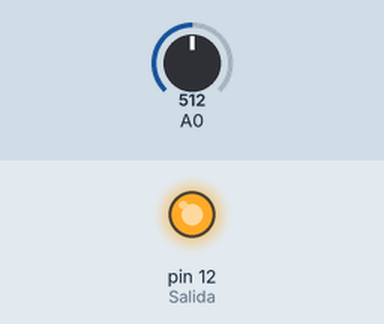
Recording of a sketch running on a simulated Arduino Uno, built with avr-gcc and run on an emulated ATmega328P. Shown: output pins drawn as LEDs (lit = HIGH). Inputs (shaded band) come from the test bench; at power-on: A0 = 512. What the sketch prints to the serial monitor is not drawn.

Above: at 6.0 s.
Timing chart, 0 to 16.5 s (numbered marks = the images above):
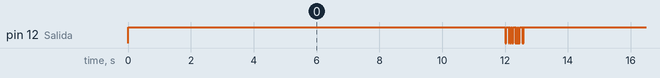

The sketch:

transmisor.ino
```cpp
#include "comunicacion.h"
#include <avr/io.h>
#include <avr/interrupt.h>


int estado=1;
int Salida=12;
int i=0,j=0,m=0,n=0,p=0;
uint32_t codificado;

comunicacion x;

void setup() {
  Serial.begin(9600);
  pinMode(Salida,OUTPUT);
  pinMode(A0,INPUT);
  cli();
  TCCR1A=0;
  TCCR1B=0;
  OCR1A=4999;//Para 20ms
  TCCR1B|=(1<<WGM12);
  TCCR1B|=(1<<CS11);
  TCCR1B|=(1<<CS10);
  TIMSK1|=(1<<OCIE1A);
  sei();
}

void loop(){

  if (p!=1){
  int sensorValue = analogRead(A0);
  // corvierte la lectura analoga (con una lectura analoga de 0 - 1023) a el valor de la temperatura en grados celcius:
  uint8_t temp = (100.0 * sensorValue * 4.84) / 1023;
  Serial.println(temp-1,BIN);
  codificado=x.codificar((temp-1));
    p=1;
    }

}

  ISR(TIMER1_COMPA_vect){
        if(i!=600){
            digitalWrite(Salida,estado);
            i++;
            if((i==600)&(j!=1)){estado=!estado;i=599;j=1;}
        }
        else{
            if(n!=1){
                digitalWrite(Salida,((codificado>>m)&1));
                Serial.print("Dato enviado\n");
                Serial.println(m);
                Serial.println((codificado>>m)&1);
                m++;
                if((m==32)&(n!=1)){n=1;}
            }
            else{
                  i=0;j=0;m=0;n=0;
                  estado=1;
                  p=0;
            }

        }

}
```

comunicacion.cpp
```cpp
#include "comunicacion.h"
#include <stdint.h>
uint32_t comunicacion::codificar(uint8_t mensaje)
{

        est_act=0;

    for(i=7;i>=0;i--){

        mcod= ((((mensaje)&(1<<i))>>i)<<3);

        mcod|= (((((mensaje)&(1<<i))>>i)^(est_act&1)^((est_act&(1<<1))>>1)^((est_act&(1<<2))>>2))<<2);

        mcod|=   ((((mensaje)&(1<<i))>>i)^((est_act&(1<<1))>>1))<<1;

        mcod|=  ((est_act&1)^((est_act&(1<<1))>>1)^((est_act&(1<<2))>>2));

        est_act= est_act | ((((mensaje)&(1<<i))>>i)<<3);

        est_act=est_act>>1;

        //Serial.print("mensaje de 4 bits: ");
        //Serial.println(mcod);

        mcodi|= (mcod<<(4*i));
        }

        return mcodi;
}

uint8_t  comunicacion::decodificar(uint32_t mensajecod)
{
        uint8_t mess=0;

        est_act=0;

        for(i=7;i>=0;i--){

        if(est_act==0){
            if(((mensajecod<<(7-i)*4)>>(28))==14){
                mess|=1<<i;est_act=4;}
            else
                est_act=0;

        }


        if(est_act==1){
            if(((mensajecod<<(7-i)*4)>>(28))==11){
                mess|=1<<i;est_act=4;}
            else if(((mensajecod<<(7-i)*4)>>(28))==5)
                est_act=0;

        }

                if(est_act==2){
            if(((mensajecod<<(7-i)*4)>>(28))==9){
                mess|=1<<i;est_act=5;}
             else if(((mensajecod<<(7-i)*4)>>(28))==7)
                est_act=1;

        }


                if(est_act==3){
            if(((mensajecod<<(7-i)*4)>>(28))==12){
                mess|=1<<i;est_act=5;}
            else if(((mensajecod<<(7-i)*4)>>(28))==2)
                est_act=1;

        }

              if(est_act==4){
            if(((mensajecod<<(7-i)*4)>>(28))==11){
                mess|=1<<i;est_act=6;}
            else if(((mensajecod<<(7-i)*4)>>(28))==5)
                est_act=2;

        }

                if(est_act==5){
            if(((mensajecod<<(7-i)*4)>>(28))==14){
                mess|=1<<i;est_act=6;}
            else if(((mensajecod<<(7-i)*4)>>(28))==1)
                est_act=2;

        }

               if(est_act==6){
            if(((mensajecod<<(7-i)*4)>>(28))==12){
                mess|=1<<i;
                est_act=7;
                    }
            else if(((mensajecod<<(7-i)*4)>>(28))==2)
                est_act=3;

        }

                if(est_act==7){
            if(((mensajecod<<(7-i)*4)>>(28))==9){
                mess|=1<<i;est_act=7;}
            else if(((mensajecod<<(7-i)*4)>>(28))==7)
                est_act=3;

        }


        }

        return mess;

}
comunicacion::~comunicacion()
{
	//destructor por defecto
}
```

comunicacion.h
```cpp
#include "Arduino.h"
#include <stdint.h>


class comunicacion
{
public:
	uint32_t codificar(uint8_t mensaje);
        uint8_t decodificar(uint32_t mensajecod);
private:

	uint8_t est_act;
        int i;
        int j=31;
        uint32_t dem=0;
        uint32_t mcod=0;
        uint32_t mcodi=0;
        uint32_t datos;
public:

	~comunicacion();
};
```

Measured:
- by itself, pin 12 (Salida): repeats every 12.7 s: HIGH 0.08 s, LOW 0.02 s, 2 × (HIGH 0.02 s, LOW 0.04 s), HIGH 0.06 s, LOW 0.02 s, 2 × (HIGH 0.02 s, LOW 0.04 s), HIGH 0.08 s, LOW 0.02 s, HIGH 0.02 s, LOW 0.02 s, HIGH 12.1 s, LOW 0.04 s
- by itself, everything shown: repeats every 12.7 s, in 4 steps
